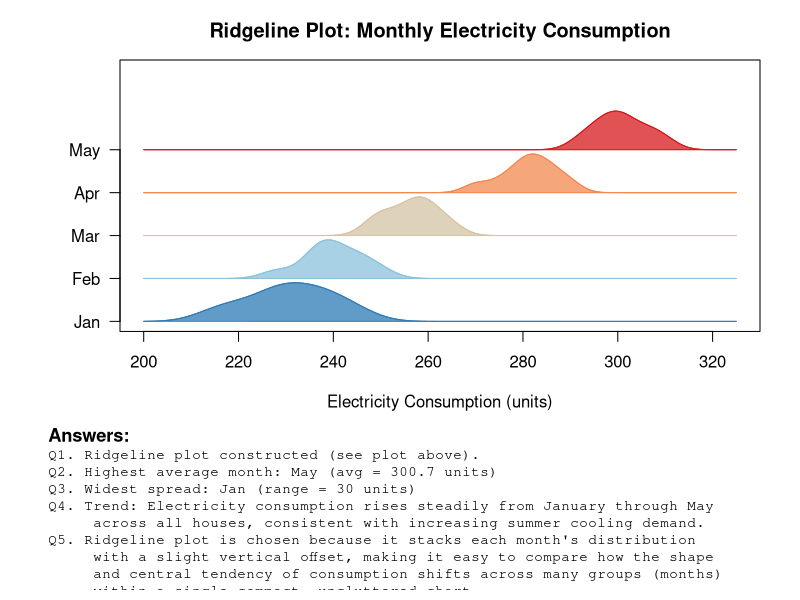

Reproduce this figure in R.
# Activity 4: Ridgeline Plot - Electricity Consumption

df <- data.frame(
  Jan = c(220,240,230,215,225,245,235,228,238,232),
  Feb = c(235,245,238,228,240,250,242,236,246,239),
  Mar = c(250,260,255,248,258,265,259,252,262,256),
  Apr = c(275,285,280,270,282,290,284,278,287,281),
  May = c(295,305,300,292,298,310,302,297,307,301)
)
months <- names(df)

month_avg <- sapply(df, mean)
month_range <- sapply(df, function(v) max(v) - min(v))

highest_avg_month <- names(which.max(month_avg))
highest_avg_val <- round(max(month_avg), 1)

widest_spread_month <- names(which.max(month_range))
widest_spread_val <- round(max(month_range), 1)

answers <- c(
  "Q1. Ridgeline plot constructed (see plot above).",
  paste0("Q2. Highest average month: ", highest_avg_month, " (avg = ", highest_avg_val, " units)"),
  paste0("Q3. Widest spread: ", widest_spread_month, " (range = ", widest_spread_val, " units)"),
  "Q4. Trend: Electricity consumption rises steadily from January through May",
  "     across all houses, consistent with increasing summer cooling demand.",
  "Q5. Ridgeline plot is chosen because it stacks each month's distribution",
  "     with a slight vertical offset, making it easy to compare how the shape",
  "     and central tendency of consumption shifts across many groups (months)",
  "     within a single compact, uncluttered chart."
)

png("activity4_ridgeline.png", width = 1100, height = 1300, res = 130)
layout(matrix(c(1,2), nrow = 2), heights = c(2.4, 1.1))

par(mar = c(4, 6, 3, 2))
overlap <- 1.4
all_vals <- unlist(df)
xr <- range(all_vals) + c(-15, 15)
n <- length(months)

plot(NULL, xlim = xr, ylim = c(0, n * overlap + 1.2), yaxt = "n",
     xlab = "Electricity Consumption (units)", ylab = "",
     main = "Ridgeline Plot: Monthly Electricity Consumption")
cols <- colorRampPalette(c("#2c7bb6", "#abd9e9", "#fdae61", "#d7191c"))(n)

for (i in seq_along(months)) {
  v <- df[[months[i]]]
  d <- density(v, from = xr[1], to = xr[2])
  base <- (i - 1) * overlap
  scaled_y <- d$y / max(d$y) * overlap * 0.9
  polygon(d$x, base + scaled_y, col = adjustcolor(cols[i], alpha.f = 0.75), border = cols[i])
  lines(d$x, base + scaled_y, col = cols[i])
}
axis(2, at = (seq_along(months) - 1) * overlap, labels = months, las = 1)

par(mar = c(0.5, 1, 0.5, 1))
plot.new()
text(0, 1, "Answers:", adj = c(0, 1), font = 2, cex = 1.1)
text(0, 0.85, paste(answers, collapse = "\n"), adj = c(0, 1), cex = 0.85, family = "mono")
dev.off()
cat("done\n")
